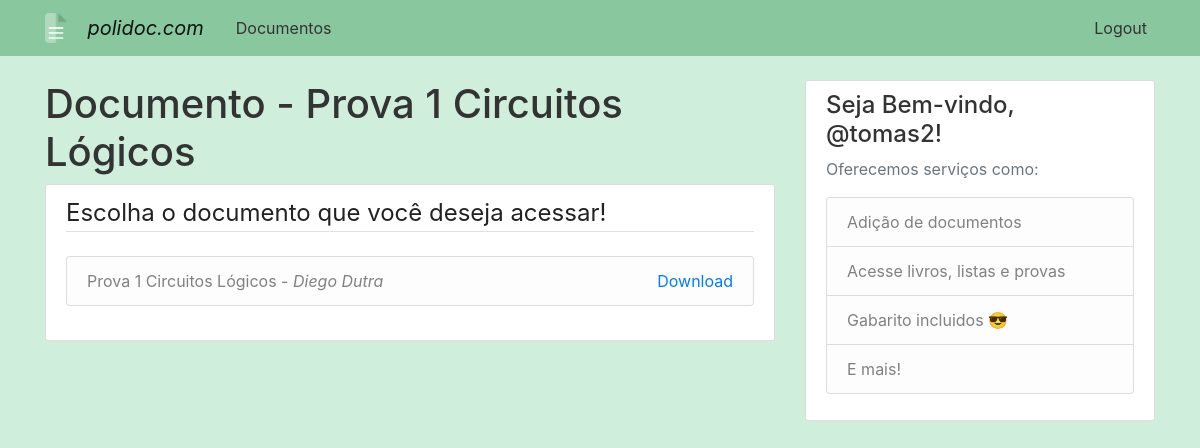
The app's page /documento/1 (signed in) with its own data.
### app/models/db.py (models this page shows, shortened)
class Doc(db.Model):
    id = db.Column(db.Integer, primary_key=True, nullable=False)
    titulo = db.Column(db.String(150), nullable=False)
    autor = db.Column(db.String(120))
    tipo = db.Column(db.String(6), nullable=False)
    formato = db.Column(db.String(3), nullable=False)
    link = db.Column(db.String(150), nullable=False)

class Usuario(db.Model, UserMixin):
    id = db.Column(db.Integer, primary_key=True, nullable=False)
    nome_usuario = db.Column(db.String(120), unique=True, default= 'dados.nome', nullable=False)
    senha = db.Column(db.String(50), nullable=False)
    email = db.Column(db.String(50), unique=True, nullable=False)
    confirmado =  db.Column(db.Boolean, nullable=False, default=False)
    admin =  db.Column(db.Boolean, default=False)
    dados = db.relationship('Dados', backref='usuario', uselist=False, lazy=True)

### app/routes.py (the view)
@app.route('/documento/<int:documento_id>', methods=['GET','POST'])
@login_required
@check_confirmed
def documento_esp(documento_id):
    doc = Doc.query.get_or_404(documento_id)
    return render_template('documento/documento_esp.html', title="Documento", doc=doc)

### app/decoradores.py (called while the page is built)
def check_confirmed(func):
    @wraps(func)
    def decorated_function(*args, **kwargs):
        if current_user.confirmado is False:
            flash('Favor confirmar a sua conta!', 'warning')
            return redirect(url_for('n_confirmado'))
        return func(*args, **kwargs)
    return decorated_function

### app/models/db.py (called while the page is built)
@login_manager.user_loader
def load_user(id):
    return Usuario.query.get(int(id))

### app/templates/documento/documento_esp.html (shortened to what this page needs)
{% extends "layout.html" %}
{% block content %}
<h1>{{ title }} - {{ doc.titulo }}</h1>
<div role="main" class="content-section">
    <legend class="border-bottom mb-4">Escolha o documento que você deseja acessar!</legend>
    <ul class="list-group">
    <li class="list-group-item list-group-item-light d-flex justify-content-between">
        <div>
        {{ doc.titulo }} -
        <i> {{ doc.autor }} </i>
        </div>
        <div>
            <a class="text-right" href="{{ doc.link }}">Download</a>
        </div>
    </li>
    </ul>
    <br>
</div>
{% endblock %}

### app/templates/layout.html (shortened to what this page needs)
<!DOCTYPE html>
<html>
<head>
    <link rel="stylesheet" href="https://maxcdn.bootstrapcdn.com/bootstrap/4.0.0/css/bootstrap.min.css">
    <link rel="stylesheet" type="text/css" href="{{ url_for('static', filename='main.css') }}">
</head>
<body>
    <header class="site-header">
        <nav class="navbar navbar-custom navbar-expand-md navbar-light fixed-top">
          <div class="container">
            <a href="{{ url_for('home')}}">
            <img id="logo" src="{{ url_for('static', filename='favicon.png') }}" style="height: 30px; "></a>
            <a class="navbar-brand mr-4" href="{{ url_for('home') }}" style="padding-left:1em"><i>polidoc.com</i></a>
            <div class="collapse navbar-collapse" id="navbarToggle">
            {% if current_user.is_authenticated %}
              <div class="collapse navbar-collapse" id="navbarToggle">
                <div class="navbar-nav mr-auto">
                  <a class="nav-item nav-link" href="{{ url_for('documento') }}">Documentos</a>
                </div>
                    <div class="navbar-nav">
                        <a class="nav-item nav-link" href="{{ url_for('logout') }}">Logout</a>
                    </div>
                </div>
            {% else %}
                <div class="navbar-nav">
                    <a class="nav-item nav-link" href="{{ url_for('login') }}">Login</a>
                    <a class="nav-item nav-link" href="{{ url_for('cadastro') }}">Cadastro</a>
                </div>
              </div>
            {% endif %}
            </div>
          </div>
        </nav>
    </header>
    <main role="main" class="container">
    <div class="row">
        <div class="col-md-8">
            {% block content %}{% endblock %}
        </div>
        <div class="col-md-4">
            <div class="content-section">
                {% if current_user.is_authenticated %}
                    <h4>Seja Bem-vindo, @{{ current_user.nome_usuario }}! </h4>
                {% else %}
                    <h3>Seja Bem-vindo!</h3>
                {% endif %}
                <p class='text-muted'>Oferecemos serviços como:
                <ul class="list-group">
                    <li class="list-group-item list-group-item-light">Adição de documentos</li>
                    <li class="list-group-item list-group-item-light">Acesse livros, listas e provas</li>
                    <li class="list-group-item list-group-item-light">Gabarito incluidos 😎</li>
                    <li class="list-group-item list-group-item-light">E mais!</li>
                </ul>
                </p>
            </div>
            </div>
    </div>
    </main>
</body>
</html>

### app/static/main.css (style rules this page uses)
body { background: #cfeedc; color: #222222; margin-top: 5rem; }
h1, h2, h3, h4, h5, h6 { color: #333333; }
.site-header .navbar-nav .nav-link { color: #333333; }
.content-section { background: #ffffff; padding: 10px 20px; border: 1px solid #dddddd; border-radius: 3px; margin-bottom: 20px; }

### app/templates/layout.html (style rules this page uses)
body { background-color: #cfeedc; }
.navbar-custom { background-color: #89c79e; }

### records on screen
Doc: titulo "Prova 1 Circuitos Lógicos", autor "Diego Dutra"
Usuario: nome_usuario "tomas2"

### other values on screen
{{ title }} "Documento"
